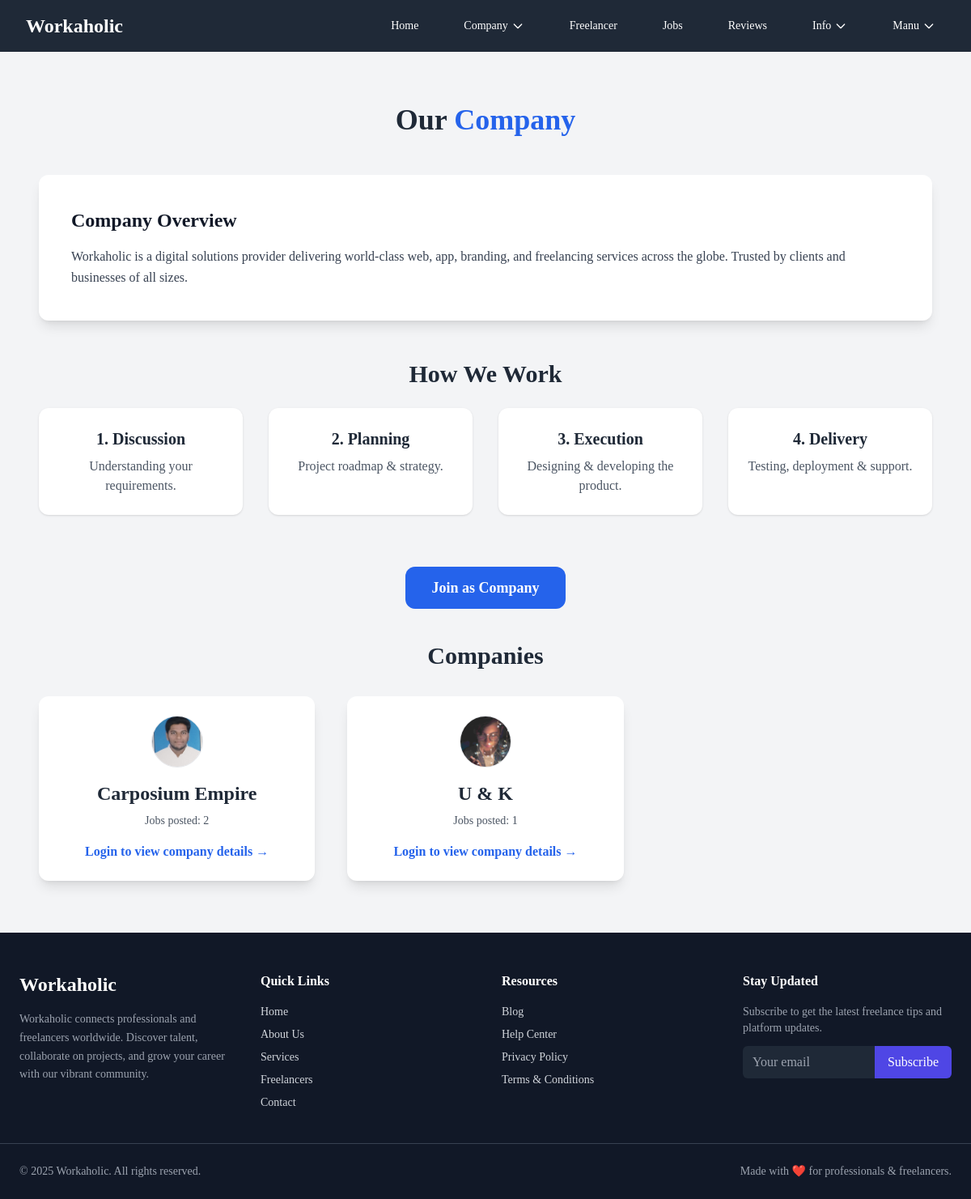
The app's page /company.php (signed in) with its own data.
### tables this page shows
CREATE TABLE `companies` (
  `company_id` int(11) NOT NULL,
  `user_id` int(11) NOT NULL,
  `company_name` varchar(255) NOT NULL,
  `company_address` text NOT NULL,
  `company_description` text NOT NULL,
  `company_website` varchar(255) NOT NULL,
  `category_id` int(255) NOT NULL,
  `created_at` timestamp NOT NULL DEFAULT current_timestamp() ON UPDATE current_timestamp()
);

CREATE TABLE `users` (
  `user_id` int(11) NOT NULL,
  `username` varchar(255) NOT NULL,
  `user_email` varchar(255) NOT NULL,
  `role` enum('company','freelancer') NOT NULL,
  `user_phone` varchar(255) NOT NULL,
  `user_password` varchar(255) NOT NULL,
  `profile_img` varchar(255) NOT NULL,
  `created_at` timestamp NOT NULL DEFAULT current_timestamp() ON UPDATE current_timestamp()
);

### company.php (the view, shortened to what this page needs)
<?php
include 'header.php';
include 'config.php';
$categoryFilter = "";
?>
<section class="bg-gray-100 py-16">
    <div class="max-w-6xl mx-auto px-6">
        <?php if (!isset($_SESSION['role']) || $_SESSION['role'] !== 'freelancer') { ?>
            <h1 class="text-4xl font-extrabold text-center mb-12">
                Our <span class="text-blue-600">Company</span>
            </h1>
            <div class="bg-white shadow-lg p-10 rounded-xl mb-12">
                <h2 class="text-2xl font-bold text-gray-900 mb-4">Company Overview</h2>
                <p class="text-gray-700 leading-relaxed">
                    Workaholic is a digital solutions provider delivering world-class web,
                    app, branding, and freelancing services across the globe. Trusted by
                    clients and businesses of all sizes.
                </p>
            </div>
            <h2 class="text-3xl font-bold text-center mb-6">How We Work</h2>
            <div class="grid md:grid-cols-4 gap-8">
                <div class="bg-white shadow p-6 rounded-xl text-center">
                    <h3 class="font-bold text-xl mb-2">1. Discussion</h3>
                    <p class="text-gray-600">Understanding your requirements.</p>
                </div>
                <div class="bg-white shadow p-6 rounded-xl text-center">
                    <h3 class="font-bold text-xl mb-2">2. Planning</h3>
                    <p class="text-gray-600">Project roadmap & strategy.</p>
                </div>
                <div class="bg-white shadow p-6 rounded-xl text-center">
                    <h3 class="font-bold text-xl mb-2">3. Execution</h3>
                    <p class="text-gray-600">Designing & developing the product.</p>
                </div>
                <div class="bg-white shadow p-6 rounded-xl text-center">
                    <h3 class="font-bold text-xl mb-2">4. Delivery</h3>
                    <p class="text-gray-600">Testing, deployment & support.</p>
                </div>
            </div>
            <div class="text-center mt-16">
                <a href="register.php"
                    class="inline-block bg-blue-600 text-white px-8 py-3 rounded-xl text-lg font-semibold hover:bg-blue-700">
                    Join as Company
                </a>
            </div>
        <?php } ?>
        <?php
        $sql = "
        SELECT c.*,
               COUNT(j.jobs_id) AS job_count,
               u.profile_img,
               cat.category_name
        FROM companies c
        LEFT JOIN jobs j ON j.company_id = c.company_id
        JOIN users u ON u.user_id = c.user_id
        JOIN categories cat ON cat.category_id = c.category_id
        $categoryFilter
        GROUP BY c.company_id
        ORDER BY job_count DESC, c.created_at DESC
    ";
        $companies = mysqli_query($conn, $sql);
        ?>
        <h2 class="text-3xl font-bold text-center mt-10 mb-8">Companies</h2>
        <div class="grid md:grid-cols-3 gap-10 text-center">
            <?php if (mysqli_num_rows($companies) > 0) { ?>
                <?php while ($row = mysqli_fetch_assoc($companies)) { ?>
                    <div class="bg-white shadow-lg p-6 rounded-xl">
                        <?php
                        $img = !empty($row['profile_img']) ? $row['profile_img'] : 'Images/default.png';
                        ?>
                        <div class="mb-4 flex justify-center">
                            <img src="<?php echo htmlspecialchars($img); ?>"
                                class="w-16 h-16 rounded-full object-cover border">
                        </div>
                        <h3 class="text-2xl font-bold mb-2"><?php echo htmlspecialchars($row['company_name']); ?></h3>
                        <p class="text-gray-600 mb-1 text-sm">
                            Jobs posted: <?php echo (int)$row['job_count']; ?>
                        </p>
                        <div class="mt-4">
                            <?php if (isset($_SESSION['user_id'])) { ?>
                                <a href="company_details.php?id=<?php echo (int)$row['company_id']; ?>"
                                    class="bg-blue-600 hover:bg-blue-700 text-white px-5 py-2 rounded-lg inline-block">
                                    View Details →
                                </a>
                            <?php } else { ?>
                                <a href="login.php"
                                    class="text-blue-600 font-semibold hover:underline">
                                    Login to view company details →
                                </a>
                            <?php } ?>
                        </div>
                    </div>
                <?php } ?>
            <?php } ?>
        </div>
    </div>
</section>
<?php include 'footer.php'; ?>
</body>

### records on screen
companies: user.profile_img (picture), company_name "Carposium Empire", job_count "2"
companies: user.profile_img (picture), company_name "U & K", job_count "1"

### other values on screen
$displayName "Manu"
